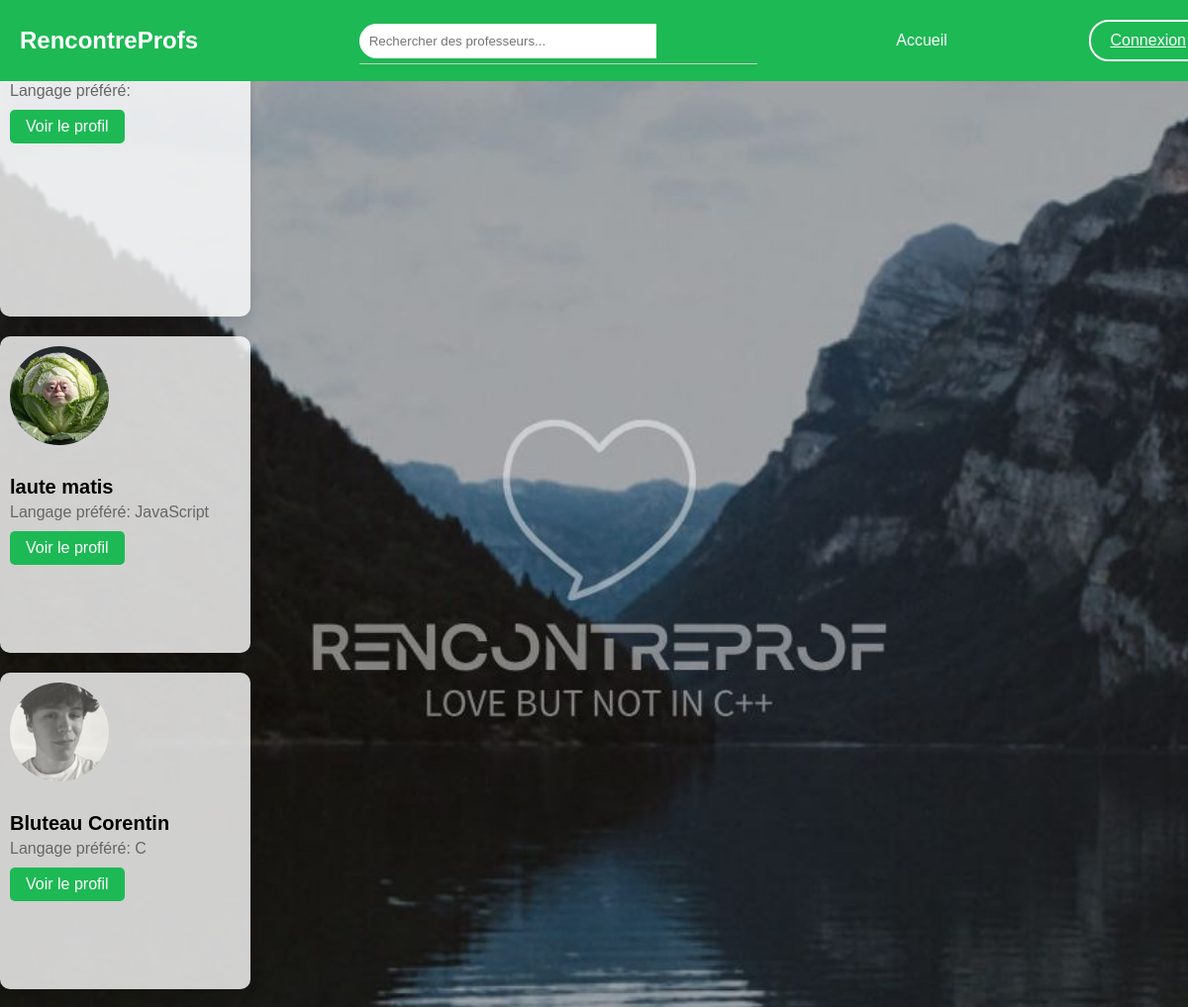
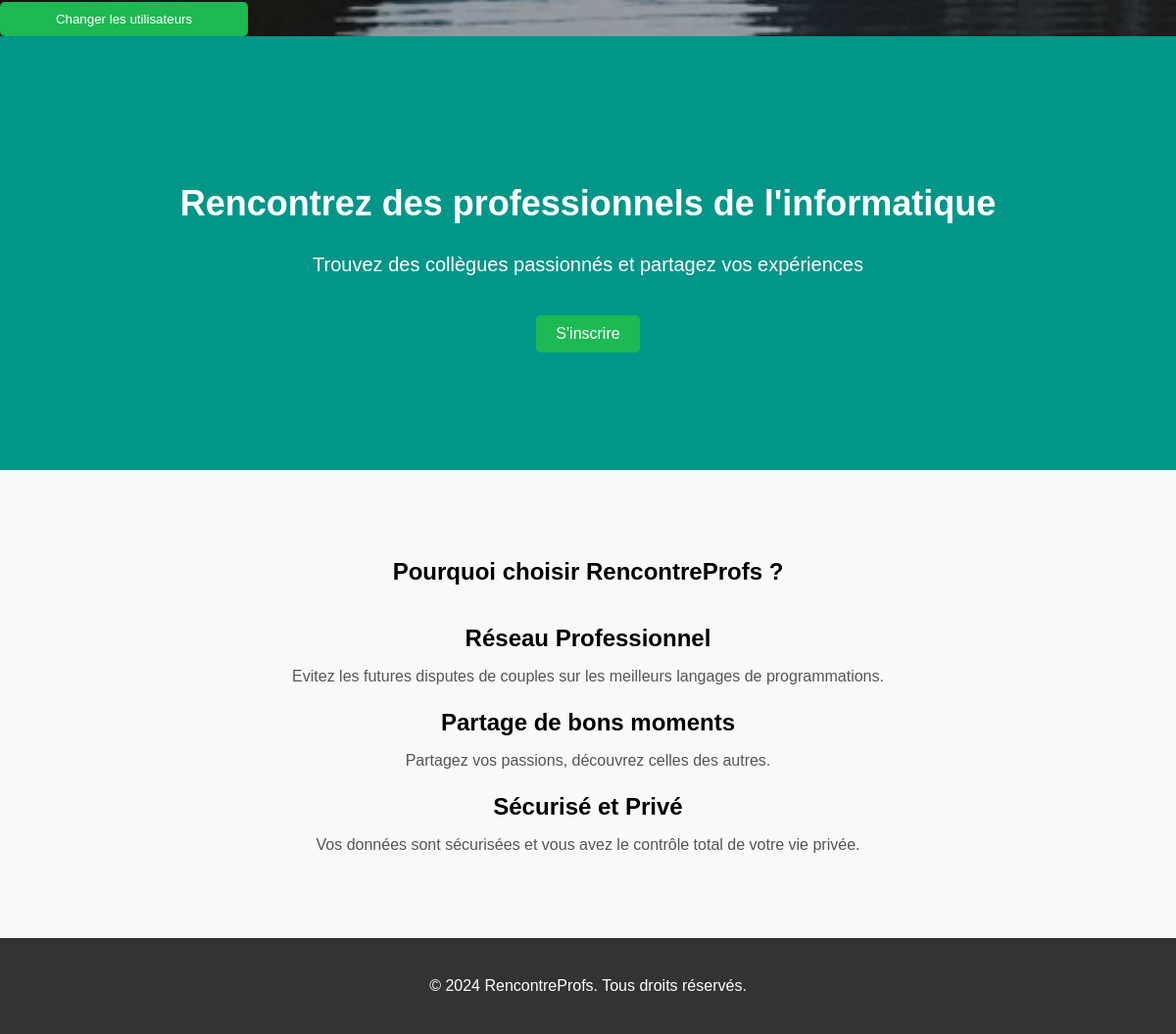
The page / on the database its author committed (2 pictures, top to bottom).
### tables this page shows
CREATE TABLE `utilisateur` (
  `id` int(11) NOT NULL,
  `Nom` varchar(255) NOT NULL,
  `Prenom` varchar(255) NOT NULL,
  `age` int(11) NOT NULL,
  `mail` varchar(255) NOT NULL,
  `password` varchar(255) NOT NULL,
  `vua` int(2) NOT NULL DEFAULT 0,
  `des` text DEFAULT NULL,
  `acts` text DEFAULT NULL,
  `gif1` varchar(255) DEFAULT NULL,
  `gif2` varchar(255) DEFAULT NULL,
  `photo` varchar(255) DEFAULT NULL,
  `photo1` varchar(255) DEFAULT NULL,
  `photo2` varchar(255) DEFAULT NULL,
  `photo3` varchar(255) DEFAULT NULL,
  `photo4` varchar(255) DEFAULT NULL,
  `photo5` varchar(255) DEFAULT NULL,
  `photo6` varchar(255) DEFAULT NULL,
  `photo7` varchar(255) DEFAULT NULL,
  `langage` text DEFAULT NULL
);

### www/index.php (the view, shortened to what this page needs)
<?php
include 'include/database.php';
$query = $db->prepare("SELECT id, Nom, Prenom, photo, langage FROM utilisateur ORDER BY RAND() LIMIT 3");
$query->execute();
$users = $query->fetchAll(PDO::FETCH_ASSOC);
?>
<!DOCTYPE html>
<html lang="fr">
<head>
  <link rel="stylesheet" href="css/menuabonne.css">
  <link rel="stylesheet" href="css/random.css">
  <link rel="stylesheet" href="css/premium.css">
  <link rel="stylesheet" href="css/logo.css">
  <link rel="stylesheet" href="css/acceuil.css">
</head>
<body>
  <header>
    <div class="logo">
      <a href="#">RencontreProfs</a>
    </div>
    <div class="search-container">
      <div class="search-bar">
        <input type="search" id="site-search" name="q" placeholder="Rechercher des professeurs...">
        <div id="search-results" class="search-results"></div>
      </div>
    </div>
    <nav>
      <ul>
        <li><a href="index.php">Accueil</a></li>
       </ul>
    </nav>
    <a class="connexion" href="choixdeconnexion.php">Connexion</a>
  </header>
  <main>
      <div class="main-container">
        <div class="random-users-container">
            <?php foreach ($users as $user): ?>
            <div class="user-card">
                <img src="<?php echo $user['photo']; ?>" alt="Photo de <?php echo $user['Nom']; ?>" class="user-photo">
                <div class="user-info">
                    <h2><?php echo $user['Nom'] . ' ' . $user['Prenom']; ?></h2>
                    <p>Langage préféré: <?php echo $user['langage']; ?></p>
                </div>
                <div class="user-actions">
                    <a href="voir.php?user_id=<?php echo $user['id']; ?>" class="btn">Voir le profil</a>
                </div>
            </div>
            <?php endforeach; ?>
            <button onclick="window.location.reload();" class="btn-refresh">Changer les utilisateurs</button>
        </div>
    <div class="background-image"></div>
</main>
    <section class="hero">
    <div class="container">
      <h2 class="hero-title">Rencontrez des professionnels de l'informatique</h2>
      <p class="hero-text">Trouvez des collègues passionnés et partagez vos expériences</p>
      <a href="choixdeconnexion.php" class="btn">S'inscrire</a>
    </div>
  </section>
  <section class="features">
    <div class="container">
      <h2 class="section-title">Pourquoi choisir RencontreProfs ?</h2>
      <div class="feature">
        <h3 class="feature-title">Réseau Professionnel</h3>
        <p class="feature-text">Evitez les futures disputes de couples sur les meilleurs langages de programmations.</p>
      </div>
      <div class="feature">
        <h3 class="feature-title">Partage de bons moments</h3>
        <p class="feature-text">Partagez vos passions, découvrez celles des autres.</p>
      </div>
      <div class="feature">
        <h3 class="feature-title">Sécurisé et Privé</h3>
        <p class="feature-text">Vos données sont sécurisées et vous avez le contrôle total de votre vie privée.</p>
      </div>
    </div>
  </section>
  <footer class="footer">
    <div class="container">
      <p>&copy; 2024 RencontreProfs. Tous droits réservés.</p>
    </div>
  </footer>
</body>
</html>

### www/css/menuabonne.css (style rules this page uses)
header { background-color: #1DB954; padding: 20px; color: white; display: flex; justify-content: space-between; align-items: center; position: fixed; top: 0; left: 0; width: 100%; z-index: 1000; }
.logo a { font-size: 24px; font-weight: bold; text-decoration: none; color: white; }
.search-container { position: relative; }
.search-bar { position: relative; display: flex; width: 400px; }
.search-bar input[type="search"] { padding: 10px; border-radius: 20px 0 0 20px; border: none; width: 300px; }
.search-results { position: absolute; top: calc(100% + 5px); left: 0; width: 100%; background-color: #fff; border: 1px solid #ccc; border-top: none; border-radius: 0 0 5px 5px; z-index: 1000; box-shadow: 0 2px 4px rgba(0, 0, 0, 0.1); }
nav ul { list-style-type: none; margin: 0; padding: 0; display: flex; }
nav ul li { margin-right: 20px; position: relative; }
nav ul li:last-child { margin-right: 0; }
nav ul li a { text-decoration: none; color: white; }
.connexion { background-color: transparent; color: white; border: 2px solid white; padding: 10px 20px; border-radius: 20px; cursor: pointer; }
.container { margin-top: 100px; }

### www/css/random.css (style rules this page uses)
.main-container { display: flex; justify-content: flex-start; align-items: flex-start; }
.random-users-container { display: flex; flex-direction: column; gap: 20px; }
.user-card { flex: 1 1 300px; background-color: rgba(255, 255, 255, 0.8); border-radius: 10px; box-shadow: 0 4px 8px rgba(0, 0, 0, 0.1); padding: 10px; margin-bottom: 0px; }
.user-photo { width: 100px; height: 100px; border-radius: 50%; object-fit: cover; margin-bottom: 10px; }
.user-info h2 { font-size: 20px; margin-bottom: 5px; }
.user-info p { margin: 0; color: #666; }
.user-actions .btn { background-color: #1DB954; color: white; padding: 8px 16px; border: none; border-radius: 5px; text-decoration: none; display: inline-block; margin-top: 10px; cursor: pointer; transition: background-color 0.3s; }
.btn-refresh { background-color: #1DB954; color: white; padding: 10px 20px; border: none; border-radius: 5px; cursor: pointer; transition: background-color 0.3s; }

### www/css/logo.css (style rules this page uses)
.main-container { position: relative; }
.background-image { position: absolute; top: 0; left: 0; width: 100%; height: 100%; background-image: url('../imgweb/logo7.JPG'); background-repeat: no-repeat; background-position: center; background-size: cover; z-index: -1; }

### www/css/acceuil.css (style rules this page uses)
body { font-family: Arial, sans-serif; margin: 0; padding: 0; background-color: #f8f9fa; }
.container { max-width: 960px; margin: 0 auto; padding: 20px; }
.logo a { font-size: 24px; font-weight: bold; text-decoration: none; color: white; margin-right: 20px; }
.hero { background-color: #009688; padding: 100px 0; text-align: center; }
.hero-title { font-size: 36px; color: white; }
.hero-text { font-size: 20px; color: white; }
.btn { display: inline-block; background-color: #1DB954; color: white; padding: 10px 20px; text-decoration: none; border-radius: 5px; margin-top: 20px; transition: background-color 0.3s ease; }
.features { padding: 50px 0; }
.section-title { font-size: 24px; text-align: center; margin-bottom: 40px; }
.feature { text-align: center; }
.feature-title { font-size: 24px; margin-bottom: 10px; }
.feature-text { font-size: 16px; color: #555; }
.footer { background-color: #333; color: white; text-align: center; padding: 20px 0; }
.footer p { margin: 0; }
.search-bar { position: relative; display: flex; }
.search-bar input[type="search"] { padding: 10px; border-radius: 20px 0 0 20px; border: none; width: 300px; }
.search-results { position: absolute; top: calc(100% + 5px); left: 0; width: 100%; background-color: #fff; border: 1px solid #ccc; border-top: none; border-radius: 0 0 5px 5px; z-index: 1; box-shadow: 0 2px 4px rgba(0, 0, 0, 0.1); }

### rows shown on the page
utilisateur: photo (picture), Nom "laute", Prenom "matis", langage "JavaScript"
utilisateur: photo (picture), Nom "Bluteau", Prenom "Corentin", langage "C"
